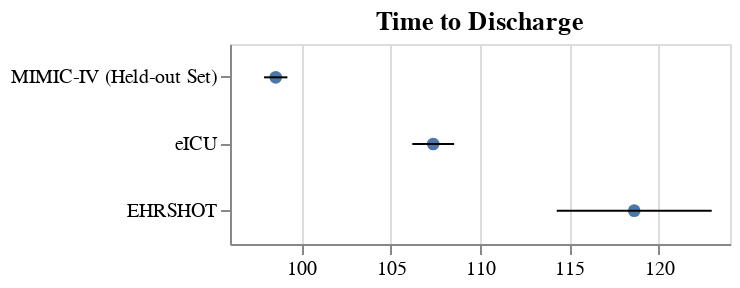

Notebook code for this chart:
### Code cell
disch_chart = alt.Chart(df[(df['task'] == 'DischargeTime') & (df['architecture'] == 'transformer')])
(disch_chart.mark_point(filled=True, size=40).encode(
    y=alt.Y('Dataset:N', axis=alt.Axis(title=None), sort=dataset_order),
    x=alt.X('mean(rmse):Q', scale=alt.Scale(zero=False), title=None),
) + disch_chart.mark_errorbar().encode(
    y=alt.Y('Dataset:N', axis=alt.Axis(title=None), sort=dataset_order),
    x='rmse:Q',
)).properties(width=250, height=100, title='Time to Discharge')

### Figure 1 — Vega-Lite specification as saved in the notebook (floating-point values rounded to 4 significant figures)
{"config": {"view": {"continuousWidth": 300, "continuousHeight": 300}}, "layer": [{"mark": {"type": "point", "filled": true, "size": 40}, "encoding": {"x": {"aggregate": "mean", "field": "rmse", "scale": {"zero": false}, "title": null, "type": "quantitative"}, "y": {"axis": {"title": null}, "field": "Dataset", "sort": ["MIMIC-IV (Held-out Set)", "eICU", "EHRSHOT"], "type": "nominal"}}}, {"mark": {"type": "errorbar"}, "encoding": {"x": {"field": "rmse", "type": "quantitative"}, "y": {"axis": {"title": null}, "field": "Dataset", "sort": ["MIMIC-IV (Held-out Set)", "eICU", "EHRSHOT"], "type": "nominal"}}}], "data": {"name": "data-80c0024a2c57c03d10cae5e3d4c71204"}, "height": 100, "title": "Time to Discharge", "width": 250, "$schema": "https://vega.github.io/schema/vega-lite/v5.15.1.json", "datasets": {"data-80c0024a2c57c03d10cae5e3d4c71204": [{"architecture": "transformer", "nencoder": 4, "nhid": 128, "nhead": 8.0, "nembed": 32, "lr": 0.001, "dropout": 0.1, "lr_decay": 0.98, "batch_size": 64, "mask_prob": 0.0, "noise_factor": 0.0, "loss_weighting": "unusualness", "past_value_reconstruction": true, "first_value_reconstruction": false, "dataset": "mimiciv", "task": "DischargeTime", "trial": 0, "accuracy": null, "f1": null, "precision": null, "recall": null, "auroc": null, "r2": 0.1372, "mse": 9958.0, "rmse": 99.79, "Dataset": "MIMIC-IV (Held-out Set)"}, {"architecture": "transformer", "nencoder": 4, "nhid": 128, "nhead": 8.0, "nembed": 32, "lr": 0.001, "dropout": 0.1, "lr_decay": 0.98, "batch_size": 64, "mask_prob": 0.0, "noise_factor": 0.0, "loss_weighting": "unusualness", "past_value_reconstruction": true, "first_value_reconstruction": false, "dataset": "eicu", "task": "DischargeTime", "trial": 0, "accuracy": null, "f1": null, "precision": null, "recall": null, "auroc": null, "r2": -0.04804, "mse": 12030.0, "rmse": 109.7, "Dataset": "eICU"}, {"architecture": "transformer", "nencoder": 4, "nhid": 128, "nhead": 8.0, "nembed": 32, "lr": 0.001, "dropout": 0.1, "lr_decay": 0.98, "batch_size": 64, "mask_prob": 0.0, "noise_factor": 0.0, "loss_weighting": "unusualness", "past_value_reconstruction": true, "first_value_reconstruction": false, "dataset": "ehrshot", "task": "DischargeTime", "trial": 0, "accuracy": null, "f1": null, "precision": null, "recall": null, "auroc": null, "r2": -0.08105, "mse": 12170.0, "rmse": 110.3, "Dataset": "EHRSHOT"}, {"architecture": "transformer", "nencoder": 4, "nhid": 128, "nhead": 8.0, "nembed": 32, "lr": 0.001, "dropout": 0.1, "lr_decay": 0.98, "batch_size": 64, "mask_prob": 0.0, "noise_factor": 0.0, "loss_weighting": "unusualness", "past_value_reconstruction": true, "first_value_reconstruction": false, "dataset": "mimiciv", "task": "DischargeTime", "trial": 1, "accuracy": null, "f1": null, "precision": null, "recall": null, "auroc": null, "r2": 0.1621, "mse": 9670.0, "rmse": 98.33, "Dataset": "MIMIC-IV (Held-out Set)"}, {"architecture": "transformer", "nencoder": 4, "nhid": 128, "nhead": 8.0, "nembed": 32, "lr": 0.001, "dropout": 0.1, "lr_decay": 0.98, "batch_size": 64, "mask_prob": 0.0, "noise_factor": 0.0, "loss_weighting": "unusualness", "past_value_reconstruction": true, "first_value_reconstruction": false, "dataset": "eicu", "task": "DischargeTime", "trial": 1, "accuracy": null, "f1": null, "precision": null, "recall": null, "auroc": null, "r2": 0.01112, "mse": 11350.0, "rmse": 106.5, "Dataset": "eICU"}, {"architecture": "transformer", "nencoder": 4, "nhid": 128, "nhead": 8.0, "nembed": 32, "lr": 0.001, "dropout": 0.1, "lr_decay": 0.98, "batch_size": 64, "mask_prob": 0.0, "noise_factor": 0.0, "loss_weighting": "unusualness", "past_value_reconstruction": true, "first_value_reconstruction": false, "dataset": "ehrshot", "task": "DischargeTime", "trial": 1, "accuracy": null, "f1": null, "precision": null, "recall": null, "auroc": null, "r2": -0.2932, "mse": 14560.0, "rmse": 120.7, "Dataset": "EHRSHOT"}, {"architecture": "transformer", "nencoder": 4, "nhid": 128, "nhead": 8.0, "nembed": 32, "lr": 0.001, "dropout": 0.1, "lr_decay": 0.98, "batch_size": 64, "mask_prob": 0.0, "noise_factor": 0.0, "loss_weighting": "unusualness", "past_value_reconstruction": true, "first_value_reconstruction": false, "dataset": "mimiciv", "task": "DischargeTime", "trial": 2, "accuracy": null, "f1": null, "precision": null, "recall": null, "auroc": null, "r2": 0.1753, "mse": 9517.0, "rmse": 97.56, "Dataset": "MIMIC-IV (Held-out Set)"}, {"architecture": "transformer", "nencoder": 4, "nhid": 128, "nhead": 8.0, "nembed": 32, "lr": 0.001, "dropout": 0.1, "lr_decay": 0.98, "batch_size": 64, "mask_prob": 0.0, "noise_factor": 0.0, "loss_weighting": "unusualness", "past_value_reconstruction": true, "first_value_reconstruction": false, "dataset": "eicu", "task": "DischargeTime", "trial": 2, "accuracy": null, "f1": null, "precision": null, "recall": null, "auroc": null, "r2": 0.02317, "mse": 11210.0, "rmse": 105.9, "Dataset": "eICU"}, {"architecture": "transformer", "nencoder": 4, "nhid": 128, "nhead": 8.0, "nembed": 32, "lr": 0.001, "dropout": 0.1, "lr_decay": 0.98, "batch_size": 64, "mask_prob": 0.0, "noise_factor": 0.0, "loss_weighting": "unusualness", "past_value_reconstruction": true, "first_value_reconstruction": false, "dataset": "ehrshot", "task": "DischargeTime", "trial": 2, "accuracy": null, "f1": null, "precision": null, "recall": null, "auroc": null, "r2": -0.3866, "mse": 15610.0, "rmse": 124.9, "Dataset": "EHRSHOT"}]}}
